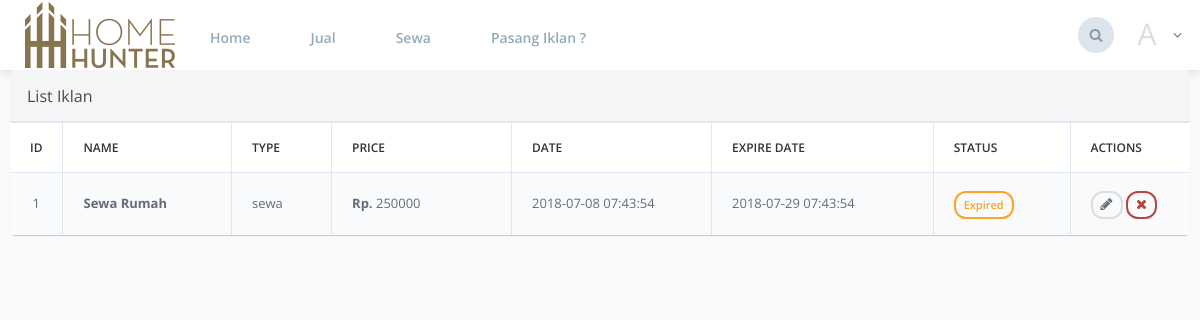
/index.php?page=views/buildings/index&get_id=1 (signed in), run on the app's committed database.
### tables this page shows
CREATE TABLE `buildings` (
  `id` int(11) NOT NULL,
  `user_id` int(11) DEFAULT NULL,
  `title` varchar(200) NOT NULL,
  `luas_bangunan` int(11) NOT NULL,
  `luas_tanah` int(11) NOT NULL,
  `tahun_dibangun` int(11) NOT NULL,
  `jml_lantai` int(11) NOT NULL,
  `jml_watt` int(11) NOT NULL,
  `description` text NOT NULL,
  `sertifikat` varchar(50) NOT NULL,
  `city` varchar(50) DEFAULT NULL,
  `province` varchar(50) DEFAULT NULL,
  `address` varchar(250) NOT NULL,
  `type` varchar(50) NOT NULL,
  `jml_garasi` int(11) NOT NULL,
  `jml_kmr_mandi` int(11) NOT NULL,
  `jml_kmr_tdr` int(11) NOT NULL,
  `fasilitas` varchar(100) NOT NULL,
  `price` int(11) NOT NULL,
  `sumber_air` varchar(50) NOT NULL,
  `img` varchar(255) DEFAULT NULL,
  `created_at` timestamp NULL DEFAULT CURRENT_TIMESTAMP,
  `updated_at` timestamp NULL DEFAULT NULL,
  `expiredate` timestamp NULL DEFAULT NULL
);

### index.php (called while the page is built)
<?php
	include("header.php");
	if(isset($_GET['page'])){
		$page=$_GET['page'].".php";
	} else {
		$page='views/homes/index.php';
	}
	if(isset($_GET['get_id'])){
		$page=$_GET['page'].".php";
	}
	include($page);
	include ("footer.php");
?>

### views/buildings/index.php (the view, shortened to what this page needs)
<div class="row">
    <div class="col-md-12">
        <div class="panel panel-default">
            <div class="panel-heading">
                <h3 class="panel-title">List Iklan</h3>
            </div>
            <div class="panel-body panel-body-table">
                <div class="table-responsive">
                    <table class="table table-bordered table-striped table-actions">
                        <thead>
                            <tr>
                                <th width="50">id</th>
                                <th>name</th>
                                <th width="100">type</th>
                                <th width="180">price</th>
                                <th width="200">date</th>
                                <th>Expire Date</th>
                                <th>Status</th>
                                <th width="120">actions</th>
                            </tr>
                        </thead>
                        <tbody>
                            <?php
                            $id_user = $_SESSION['id'];
                            if (isset($_GET['pages'])) {
                                $page = $_GET['pages'];
                            } else {
                                $page = 1;
                            }
                            $no_of_records_per_page = 10;
                            $offset = ($page-1) * $no_of_records_per_page;
                            $sql ="SELECT * FROM buildings WHERE user_id=$id_user ORDER BY id DESC LIMIT $offset, $no_of_records_per_page";
                            $query =mysql_query($sql) or die();
                            while($record =mysql_fetch_array($query)){
                        ?>
                            <tr id="trow_1">
                                <td class="text-center"><?php echo $record['id'] ?></td>
                                <td><strong><?php echo htmlspecialchars($record['title']) ?></strong></td>
                                <td><?php echo $record['type'] ?></td>
                                <td><strong>Rp. </strong><?php echo $record['price'] ?></td>
                                <td><?php echo $record['created_at'] ?></td>
                                <td><?php echo $record['expiredate'];?></td>
                                <td>
                                    <?php
                                        if ($record['expiredate'] >= date("Y-m-d H:m:s")) {
                                            echo '<button class="btn btn-success btn-rounded btn-condensed btn-sm" data-toggle="tooltip" data-placement="right" title="" data-original-title="Active">Active</button>';
                                        }else{
                                            echo '<button class="btn btn-warning btn-rounded btn-condensed btn-sm" data-toggle="tooltip" data-placement="right" title="" data-original-title="Not Active">Expired</button>';
                                        }
                                    ?>
                                </td>
                                <td>
                                    <a href="index.php?page=views/buildings/edit&get_id=<?php echo $record['id']; ?>"><button class="btn btn-default btn-rounded btn-condensed btn-sm"><span class="fa fa-pencil"></span></button></a>
                                    <a href="controller/buildingsController.php?get_id=<?php echo $record['id']; ?>"><button class="btn btn-danger btn-rounded btn-condensed btn-sm" onClick="delete_row('trow_1');"><span class="fa fa-times"></span></button></a>
                                </td>
                            </tr>
                        <?php }?>
                        </tbody>
                    </table>
                </div>
            </div>
        </div>
    </div>
</div>

### data on the page
buildings: id "1", title "Sewa Rumah", type "sewa", price "250000", created_at "2018-07-08 07:43:54", expiredate "2018-07-29 07:43:54", shows "Expired"

### other printed values
$acronym "A"
